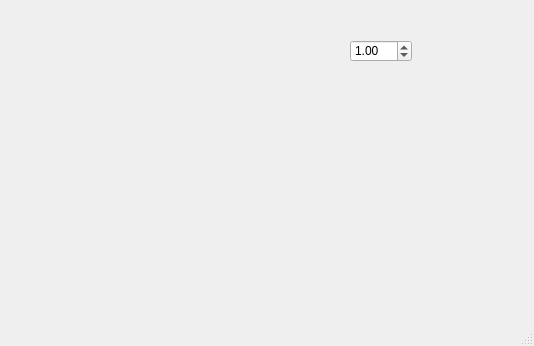
<?xml version="1.0" encoding="UTF-8"?>
<ui version="4.0">
 <class>MainWindow</class>
 <widget class="QMainWindow" name="MainWindow">
  <property name="geometry">
   <rect>
    <x>0</x>
    <y>0</y>
    <width>534</width>
    <height>346</height>
   </rect>
  </property>
  <property name="windowTitle">
   <string>MainWindow</string>
  </property>
  <widget class="QWidget" name="centralwidget">
   <widget class="CanvasWidget" name="widget" native="true">
    <property name="geometry">
     <rect>
      <x>50</x>
      <y>40</y>
      <width>300</width>
      <height>200</height>
     </rect>
    </property>
    <property name="minimumSize">
     <size>
      <width>300</width>
      <height>200</height>
     </size>
    </property>
   </widget>
   <widget class="QDoubleSpinBox" name="doubleSpinBox">
    <property name="geometry">
     <rect>
      <x>350</x>
      <y>40</y>
      <width>62</width>
      <height>22</height>
     </rect>
    </property>
    <property name="decimals">
     <number>2</number>
    </property>
    <property name="maximum">
     <double>4.000000000000000</double>
    </property>
    <property name="singleStep">
     <double>0.010000000000000</double>
    </property>
    <property name="value">
     <double>1.000000000000000</double>
    </property>
   </widget>
  </widget>
  <widget class="QMenuBar" name="menubar">
   <property name="geometry">
    <rect>
     <x>0</x>
     <y>0</y>
     <width>534</width>
     <height>21</height>
    </rect>
   </property>
  </widget>
  <widget class="QStatusBar" name="statusbar"/>
 </widget>
 <customwidgets>
  <customwidget>
   <class>CanvasWidget</class>
   <extends>QWidget</extends>
   <header>canvaswidget.h</header>
   <container>1</container>
  </customwidget>
 </customwidgets>
 <resources/>
 <connections/>
</ui>
